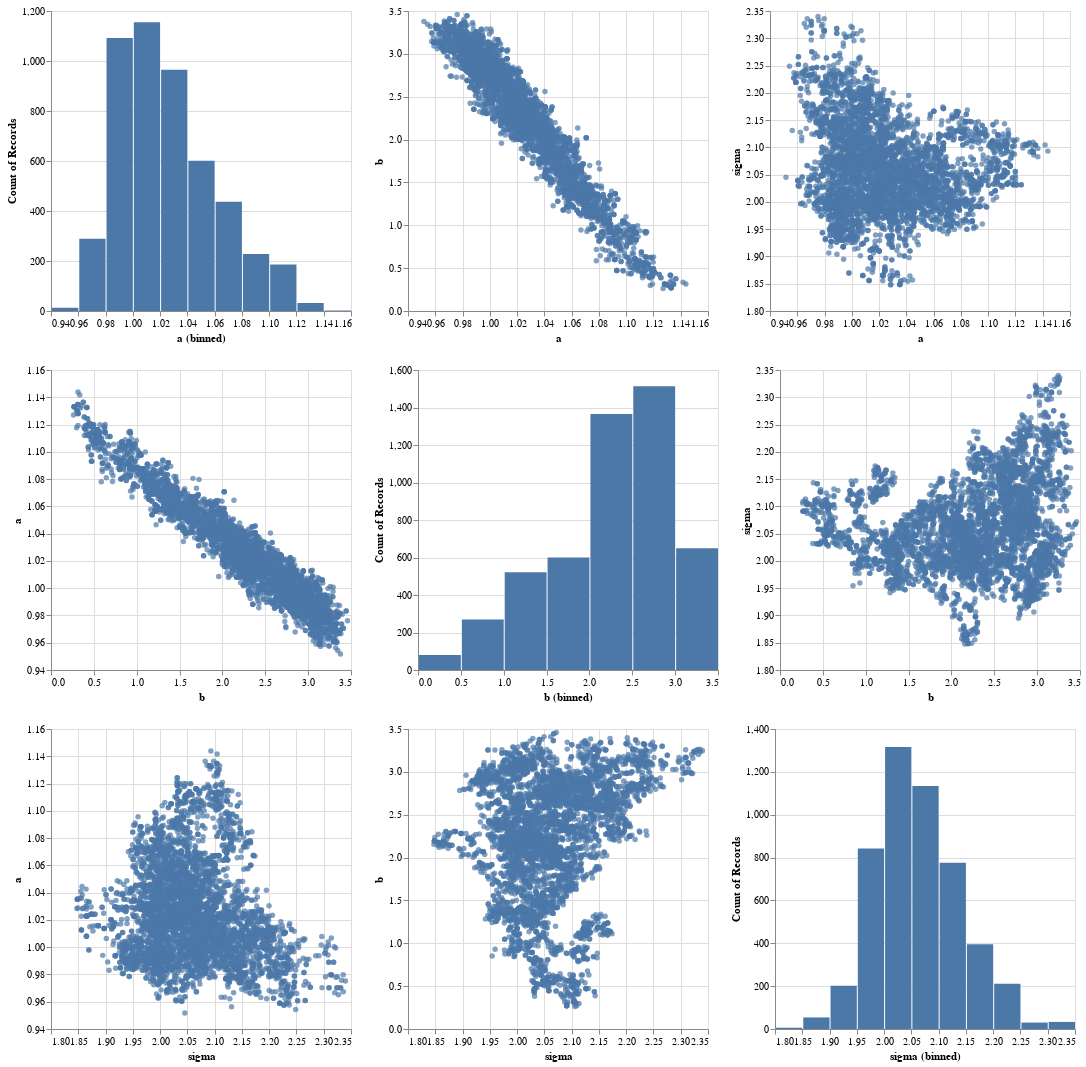

Here is the notebook cell this chart was saved with:
### Markdown cell above
Now that we have the samples, we can visualize the distribution of the individual parameters and see how well the samples approximate our simulated data. A useful tool is a pairplot, which gives a histogram of the given parameters as well as a scatterplot for all pairs of parameters against each other.

### Code cell
val df = DataFrame(Seq(
    DataFrame.Column.ofContinuous(samples.map(s => s.parameters.a), "a"), 
    DataFrame.Column.ofContinuous(samples.map(s => s.parameters.b), "b"),
    DataFrame.Column.ofContinuous(samples.map(s => s.parameters.sigma), "sigma")
    )
)

df.plot.pairPlot(Seq("a", "b", "sigma"), title = "Pairs").show()

### Figure 1 — Vega specification as saved in the notebook (floating-point values rounded to 4 significant figures; data arrays with more than 128 entries replaced by an {"elided": "..."} marker saying what was removed)
{"$schema": "https://vega.github.io/schema/vega-lite/v5.json", "data": {"values": {"elided": "5000 records"}}, "description": ".", "height": 600, "title": "", "vconcat": [{"hconcat": [{"encoding": {"x": {"bin": true, "field": "a", "type": "quantitative"}, "y": {"aggregate": "count", "field": "a", "type": "quantitative"}}, "mark": "bar"}, {"encoding": {"x": {"field": "a", "scale": {"zero": false}, "type": "quantitative"}, "y": {"field": "b", "scale": {"zero": false}, "type": "quantitative"}}, "mark": "circle"}, {"encoding": {"x": {"field": "a", "scale": {"zero": false}, "type": "quantitative"}, "y": {"field": "sigma", "scale": {"zero": false}, "type": "quantitative"}}, "mark": "circle"}]}, {"hconcat": [{"encoding": {"x": {"field": "b", "scale": {"zero": false}, "type": "quantitative"}, "y": {"field": "a", "scale": {"zero": false}, "type": "quantitative"}}, "mark": "circle"}, {"encoding": {"x": {"bin": true, "field": "b", "type": "quantitative"}, "y": {"aggregate": "count", "field": "b", "type": "quantitative"}}, "mark": "bar"}, {"encoding": {"x": {"field": "b", "scale": {"zero": false}, "type": "quantitative"}, "y": {"field": "sigma", "scale": {"zero": false}, "type": "quantitative"}}, "mark": "circle"}]}, {"hconcat": [{"encoding": {"x": {"field": "sigma", "scale": {"zero": false}, "type": "quantitative"}, "y": {"field": "a", "scale": {"zero": false}, "type": "quantitative"}}, "mark": "circle"}, {"encoding": {"x": {"field": "sigma", "scale": {"zero": false}, "type": "quantitative"}, "y": {"field": "b", "scale": {"zero": false}, "type": "quantitative"}}, "mark": "circle"}, {"encoding": {"x": {"bin": true, "field": "sigma", "type": "quantitative"}, "y": {"aggregate": "count", "field": "sigma", "type": "quantitative"}}, "mark": "bar"}]}], "width": 600}
